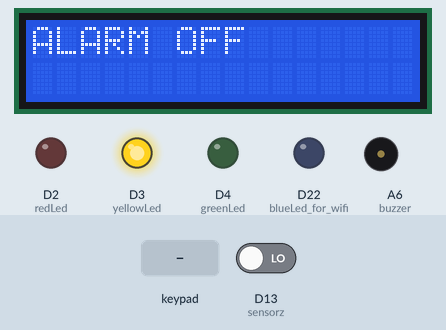
Recording of a sketch running on a simulated Arduino MKR. Shown: 16×2 character LCD, output pins drawn as LEDs (lit = HIGH), buzzer (waves = sounding). Dashed ring = blinking. The test bench sets the inputs (shaded band); at power-on: D13 (sensorz) LOW. WiFi joins after 1.5 s; servers stay silent unless stated; not simulated (calls return 0 or success): arduino_secrets.h.

Above: at 2.7 s.
2.8 s: keypad keys 1 3 9 7 * pressed 0.4 s apart
At 3.2 s:
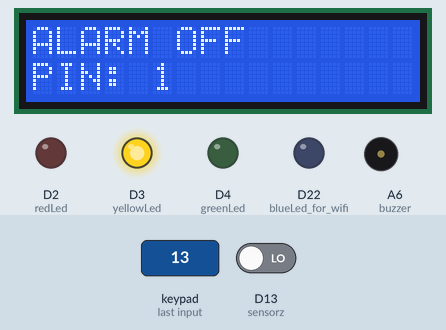
6.3 s: keypad keys 1 2 3 4 * pressed 0.4 s apart
At 8.37 s:
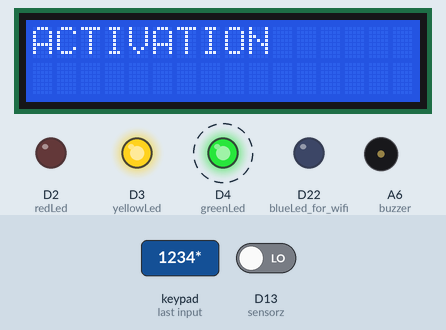
10.0 s: key '*' pressed
13.0 s: D13 (sensorz) driven HIGH
At 15.2 s:
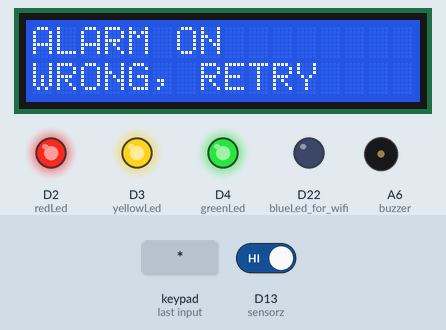
15.4 s: key '1' pressed
At 16.8 s:
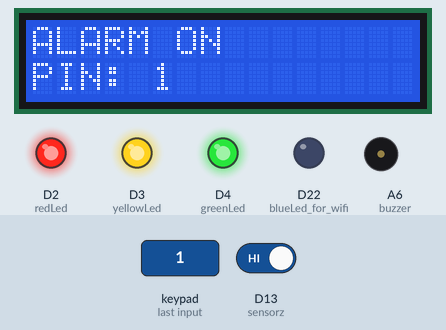
17.1 s: key 'A' pressed
At 18.1 s:
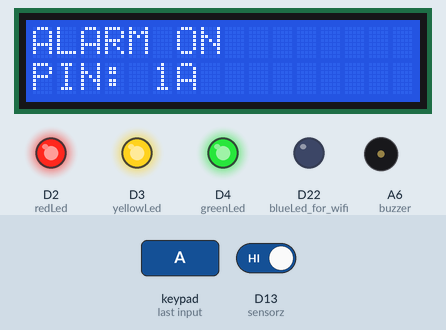
Timing chart, 0 to 19.8 s (numbered marks = the images above; inputs shaded):
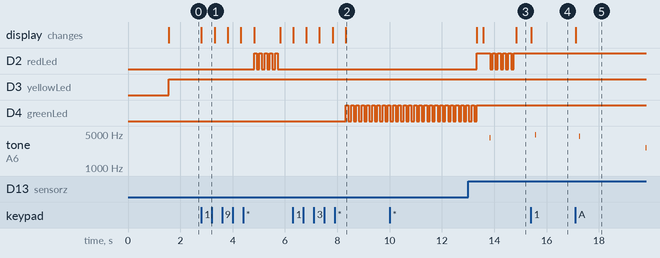

Measured:
- after the input at 2.8 s, D2 (redLed): alternates HIGH for 0.10 s and LOW for 0.10 s, 10 changes in all, then stays LOW, starting after 2.0 s; the display: changes at once (image 1)
- after the input at 6.3 s, D4 (greenLed): alternates HIGH for 0.10 s and LOW for 0.10 s, starting after 2.0 s; the display: first changes at once (image 2 shows a later state)
- after the input at 13.0 s, D3 (yellowLed): stays HIGH (without the input it goes to LOW after 0.33 s); tone on A6 (buzzer): silent → 4149 Hz after 0.84 s, → silent 0.01 s later; the display: first changes after 0.33 s (image 3 shows a later state)
- after the input at 15.4 s, tone on A6 (buzzer): silent → 4821 Hz after 0.16 s, → silent 0.01 s later; the display: changes at once (image 4)
- after the input at 17.1 s, tone on A6 (buzzer): silent → 4495 Hz after 0.16 s, → silent 0.01 s later; the display: changes at once (image 5)

The sketch:

motion_sensor_alarm_with_wifi.ino
```cpp
#include <Adafruit_Keypad.h>
#include <LiquidCrystal.h>
#include <string.h>
#include <Password.h>
#include <WiFiNINA.h>
#include "arduino_secrets.h"
#include "functions.h"
#include "customkeypad.h"
#include "wifi_http_request.h"
#include "definitions.h"
#include "states.h"

char   HOST_NAME[] = "maker.ifttt.com";
String PATH_NAME   = "/trigger/alarm_on/with/key/cXtsDENM9GH34LAdr78CzSHUpjrfQDEzmjdXFcJryeq";
String queryString = "?value1=57&value2=25";
Wifi_http_request client = Wifi_http_request(HOST_NAME, PATH_NAME, queryString, blueLed_for_wifi);

extern Password password = Password("1234");  // password
extern LiquidCrystal lcd (rs,en,d4,d3,d2,d1);

// Create a variable to store the current time
extern unsigned long currentMillis = 100; // for blink without delay funct
// Create a variable to store the previous time the LED was updated
extern unsigned long previousMillis = 0; // for blink without delay funct
unsigned long time_change_case;
unsigned long time_buzzer; // for buzzer without delay function
unsigned long time_buzzer_prev = 0; // previous time for buzzer without delay

byte rowPins[4] = {r1, r2, r3, r4}; //connect to the row pinouts of the keypad
byte colPins[4] = {c1, c2, c3, c4}; //connect to the column pinouts of the keypad
CustomKeypad customKeypad = CustomKeypad(rowPins, colPins);

int sensorData = 0; // integer value for the status of the PIR sensor
State STATE = State::OFFLINE;
State previous_STATE;

void setup()
  {
    client.begin();
    customKeypad.begin();
    Serial.begin(9600);  //Used for troubleshooting
    pinMode(sensorz, INPUT);
    pinMode(redLed, OUTPUT);
    pinMode(yellowLed, OUTPUT);
    pinMode(greenLed, OUTPUT);
    pinMode(buzzer, OUTPUT);
    pinMode(blueLed_for_wifi, OUTPUT);
    //Serial.println("sistem startup"); //Used for troubleshooting
    lcd.begin(16,2);
    lcd.setCursor(0,0);
    lcd.print("ALARM OFF");
    //client.connection();
  }


void loop()
{
  customKeypad.tick();
  switch(STATE)
  {
    case State::OFFLINE:
      {
        client.conditions_to_connect();
        digital_three_led_pins(LOW, HIGH, LOW);
        customKeypad.keypad_reading();

        if (customKeypad.is_psw_correct == 2)
        {
          STATE = State::WAITING;
          //next_STATE = State::PIR_ACTIVATED;
          previous_STATE = State::OFFLINE;
          time_change_case = millis();
          lcd_print("ACTIVATION");

        }
        else if (customKeypad.is_psw_correct == 1)
        {
          STATE = State::WAITING;
          //next_STATE = State::INCORRECT;
          previous_STATE = State::OFFLINE;
          time_change_case = millis();
          lcd_print("WRONG, RETRY");
        }
      }
    break;

    case State::WAITING:
    {
      if(previous_STATE == State::OFFLINE &&
                           customKeypad.is_psw_correct == 2)
      {
        handle_waiting(100, greenLed,
                       5000, State::PIR_ACTIVATED);
      }

      if(previous_STATE == State::OFFLINE &&
                           customKeypad.is_psw_correct == 1)
      {
        handle_waiting(100, redLed,
                       1000, State::INCORRECT);
      }

      if(previous_STATE == State::BUZZER_ACTIVATED &&
                           customKeypad.is_psw_correct == 2)
      {
        handle_waiting(100, greenLed,
                       5000, State::OFFLINE);
      }

      if(previous_STATE == State::BUZZER_ACTIVATED &&
                           customKeypad.is_psw_correct == 1)
      {
        handle_waiting(100, redLed,
                       1000, State::INCORRECT);
      }

      if(previous_STATE == State::PIR_ACTIVATED &&
                           customKeypad.is_psw_correct == 2)
      {
        handle_waiting(100, greenLed,
                       2000, State::OFFLINE);
      }

      if(previous_STATE == State::PIR_ACTIVATED &&
                           customKeypad.is_psw_correct == 1)
      {
        handle_waiting(100, redLed,
                       500, State::INCORRECT);
      }
    }
    break;

    case State::PIR_ACTIVATED:
    {
      sensorData = digitalRead(sensorz);
      if (sensorData == HIGH)
      {
        STATE = State::BUZZER_ACTIVATED;
        lcd_print("ALARM ON", 1, "BUZZER ON");
        digital_three_led_pins(HIGH, HIGH, HIGH);
      }
      else
      {
        customKeypad.keypad_reading();
        if (customKeypad.is_psw_correct == 2)
        {
          previous_STATE = State::PIR_ACTIVATED;
          time_change_case = millis();
          lcd_print("DEACTIVATION");
          STATE = State::WAITING;
        }
        else if (customKeypad.is_psw_correct == 1)
        {
          previous_STATE = State::PIR_ACTIVATED;
          time_change_case = millis();
          STATE = State::WAITING;
          lcd_print("ALARM ON", 1, "WRONG, RETRY");
        }
      }
    }
    break;

    case State::BUZZER_ACTIVATED:
    {
      customKeypad.keypad_reading();

      for(double x = 0; x < 0.92; x += 0.01)
        {  // Elegant Alarm Tone
          time_buzzer = millis();
          if (time_buzzer - time_buzzer_prev >= 1)
          {
            time_buzzer_prev = time_buzzer;
            tone(buzzer, sinh(x+8.294),   10);
          }
        }

        if (client.client_connection)
        {
          client.send_http_request();
          client.stop();
        }
      if (customKeypad.is_psw_correct == 2)
      {
        STATE = State::WAITING;
        previous_STATE = State::BUZZER_ACTIVATED;
        time_change_case = millis();
        lcd_print("DEACTIVATION");
      }
      else if (customKeypad.is_psw_correct == 1)
      {
        STATE = State::WAITING;
        previous_STATE = State::BUZZER_ACTIVATED;
        time_change_case = millis();
      }
    }
    break;

    case State::INCORRECT:
    {
      STATE = previous_STATE;
      if (previous_STATE == State::OFFLINE)
      {
        lcd_print("ALARM OFF", 1, "WRONG, RETRY");
      }

      if (previous_STATE == State::BUZZER_ACTIVATED)
      {
        lcd_print("ALARM ON", 1, "WRONG, RETRY");
      }
    }
    break;
  }

}


void handle_waiting(unsigned long blink_time,
                    int pinLed,
                    unsigned long interval_to_wait,
                    State next_STATE){
  /*
    Function for handling the passage of two states.
    In this function we make a LED blink and we wait
    some time before to pass in a new state.

    Parameters:
    ===========
    blink_time: unsigned long
                Delay time to wait to blink.

    pinLed: int
            Integer value for the LED that we want
            to blink.

    interval_to_wait: unsigned long
                      The time interval we have to wait
                      before to pass in a new state.

    next_STATE: State
                Next state in which the system goes after
                the interval_to_wait time.
  */
  currentMillis = millis();
  blink_func(currentMillis,
             previousMillis,
             blink_time,
             pinLed);
  if ((currentMillis - time_change_case) > interval_to_wait)
  {
    STATE = next_STATE;

    if (next_STATE == State::PIR_ACTIVATED)
    {
      lcd_print("ALARM ON", 1, "BUZZER OFF");
      digital_three_led_pins(LOW, LOW, HIGH);
    }

    if (next_STATE == State::INCORRECT &&
        previous_STATE == State::BUZZER_ACTIVATED)
    {
      digital_three_led_pins(HIGH, HIGH, HIGH);
    }

    if (next_STATE == State::INCORRECT &&
        previous_STATE == State::PIR_ACTIVATED)
    {
      digital_three_led_pins(LOW, LOW, HIGH);
    }

    if (next_STATE == State::OFFLINE &&
        (previous_STATE == State::PIR_ACTIVATED ||
         previous_STATE == State::BUZZER_ACTIVATED)
       )
    {
      digital_three_led_pins(LOW, HIGH, LOW);
      sensorData = LOW;
      lcd_print("ALARM OFF");
    }

    customKeypad.is_psw_correct = 0;
  }
}
```

definitions.h
```cpp
#ifndef DEFINITION_H
#define DEFINITION_H

#define sensorz 13      // pin for PIR sensor data
#define redLed 2       //  pin for red led
#define greenLed 4        // pin for green led
#define yellowLed 3    // pin for blue led
#define buzzer A6      //pin for buzzer
#define blueLed_for_wifi A7  //pin for wifi led (blue or white)
#define c4 12         //column 4 keypad
#define c3 11         //column 3 keypad
#define c2 10         //column 2 keypad
#define c1 9          //column 1 keypad
#define r4 8          //row 4 keypad
#define r3 7          //row 3 keypad
#define r2 6          //row 2 keypad
#define r1 5          //row 1 keypad
#define rs A0         //rs pin for lcd
#define en A1         //en pin for lcd
#define d4 A2         //d4 pin for lcd
#define d3 A3         //d3 pin for lcd
#define d2 A4         //d2 pin for lcd
#define d1 A5         //d1 pin for lcd

#endif
```

functions.cpp
```cpp
#include "functions.h"
extern Password password;
extern LiquidCrystal lcd;
extern unsigned long currentMillis;
extern unsigned long previousMillis;

char checkPassword(){
  /*
    Function for checking if the password inserted by the user is correct or no.
    If the password is correct, the function returns 2, if the password
    is wrong the function returns 1.

    Returns:
    ========
        char
        1 if the password is wrong, 2 if the password is correct.
  */
  if (password.evaluate()){
    //Serial.println("Success"); //Used for troubleshooting
    password.reset();
    return 2;
  }
  else{
    password.reset();
    return 1;
    }
}

void clean_line_lcd(int col, int row, String string_to_write)
{
  /*
    Function for cleaning what is displayed on one line for the LCD display
    and to write something else (string_to_write).
    The column and row are given by parameter. The string to write in the line
    is passed as parameter too.

    Parameters:
    ========
    col: int
         Integer number for the column from which we want to clean the display
         and print a new string starting from this column.

    row: int
        Integer number for the row we want to clean and print a new string.

    string_to_write: String
                     The string we want to print after the cleaning of the
                     selected row.
  */
  lcd.setCursor(col, row);
  lcd.print("                             ");
  lcd.setCursor(col, row);
  lcd.print(string_to_write);
}


void lcd_print(String first_row, bool is_there_second_row, String second_row)
{
  /*
    Function for printing on the LCD display for both the rows if necessary.
    The strings to print are passed as paramaters.
    The first row is always printed, instead the second row is optional (it
    depends on the bool is_there_second_row which the default value is equal
    to 0.)

    Parameters:
    ========
    first_row: String
               The string we want to print for the first row.

    is_there_second_row: bool, default: 0
                         Bool value that tells us if there is also the second
                         row to be printed or no. Default value is False (0).

    second_row: String, default: ""
                The string we want to pruint for the second row if the
                is_there_second_row is True (1). Default value is an empty
                string ("").
  */
  lcd.clear();
  lcd.setCursor(0, 0);
  lcd.print(first_row);
  if(is_there_second_row)
  {
    lcd.setCursor(0, 1);
    lcd.print(second_row);
  }
}

void digital_three_led_pins(bool redState, bool yellowState, bool greenState)
{
  /*
    Function for writing the status of the three LEDs.
    The function takes as input the state of the LEDs.

    Parameters:
    ========
    redState: bool
              Bool value for the red LED.

    yellowState: bool
                 Bool value for the yellow LED.

    greenState: bool
                Bool value for the green LED.
  */
  digitalWrite(redLed, redState);
  digitalWrite(yellowLed, yellowState);
  digitalWrite(greenLed, greenState);
}


void blink_func(unsigned long current,
                unsigned long delay_time,
                unsigned long previous,
                int ledPin)
{
  /*
    Function for blinking one LED.
    The function takes as input the times for the blinking
    operation (no used the delay function) and the pin
    for the LED that we want to make blink.

    Parameters:
    ========
    current: unsigned long
             This value represents the current result of
             the function millis().

    delay_time: unsigned long
                The delay time we need to wait for the blink.

    previous: unsigned long
              This value represents the previous result of
              the function millis().

    ledPin: int
            Integer value that represents the LED we want to make
            blink.

  */
  // Check if the interval has elapsed
  if (current - previous >= delay_time) {
    // Save the current time as the previous time
    previousMillis = currentMillis;
    // Toggle the LED
    digitalWrite(ledPin, !digitalRead(ledPin));
  }
}
```

functions.h
```cpp
#include <String.h>
#include <Password.h>
#include <LiquidCrystal.h>
#include "definitions.h"
#include "states.h"

#ifndef FUNCTIONS_H
#define FUNCTIONS_H
char checkPassword();
void clean_line_lcd(int col, int row, String string_to_write);
void lcd_print(String first_row, bool is_there_second_row = 0, String second_row = "");
void digital_three_led_pins(bool redState, bool yellowState, bool greenState);

void blink_func(unsigned long current,
                unsigned long delay_time,
                unsigned long previous,
                int ledPin);

#endif
```

states.h
```cpp
#ifndef STATES_H
#define STATES_H
enum class State {
  OFFLINE, // initial state
  WAITING, // waiting state
  PIR_ACTIVATED, // PIR sensor is active
  BUZZER_ACTIVATED, // BUZZER is active
  INCORRECT // password is incorrect
};
#endif
```

wifi_http_request.cpp
```cpp
#include "wifi_http_request.h"

/*
Wifi_http_request is a class for the handling of the HTTP POST request.
We find some basic function for the connection (begin, connection, stop)
and the function for sending the HTTP POST request.
*/

Wifi_http_request::Wifi_http_request(char HOST_NAME[], String PATH_NAME, String queryString, const int blueled_for_Wifi)
{
  /*
    Constructor of the class.

    Parameters:
    ============
    HOST_NAME: char*
               Host name.

    PATH_NAME: String
               Path name.

    queryString: String
                 Query string.

    blueled_for_Wifi: int
                      Integer that repreents the pin at which we have the blue (or white) LED
                      for the WiFi (if WiFI is on the LED is ON).
  */
  HOST_NAME_ = HOST_NAME;
  PATH_NAME_ = PATH_NAME;
  queryString_ = queryString;
  blueled_for_Wifi_ = blueled_for_Wifi;
  ssid = SECRET_SSID;
  pass = SECRET_PASSWORD;
}

void Wifi_http_request::connection()
{
  /*
    Method for the client connection to the Host name.
    If the connection happens the Blue (or White) LED
    is turned ON and we see a successful message on the
    Serial monitor.
    If the connection doesn't happen the Blue (or White) LED
    is OFF and we see a error message on the
    Serial monitor.
  */
  if (client.connect(HOST_NAME_, 80))
  {
    client_connection = 1;
    digitalWrite(blueled_for_Wifi_, HIGH);
    Serial.println("Connected to server");
  }
  else
  {
    digitalWrite(blueled_for_Wifi_, LOW);
    Serial.println("Connection failed");
  }
}

void Wifi_http_request::begin()
{
  /*
    Begin function for the activation of the WiFi.
  */
  WiFi.begin(ssid, pass);
}

void Wifi_http_request::send_http_request()
{
  /*
    Function for the HTTP POST request to Webhooks.
    If everything is fine we see a successfull message
    on the Serial Monitor (and also a phone call should
    arrive to the telephone).
  */
  client.println("GET " + PATH_NAME_ + queryString_ + " HTTP/1.1");
  client.println("Host: " + String(HOST_NAME_));
  client.println("Connection: close");
  client.println(); // end HTTP header

  while (client.connected()) {
    if (client.available())
    {
    // read an incoming byte from the server and print it to serial monitor:
      char c = client.read();
      Serial.print(c);
    }
  }
  Serial.print('\n');
}

void Wifi_http_request::stop()
{
  /*
    Stop function for the client.
    The client disactivation means also that the
    LED for WiFi is turned OFF.
    time_stop is used for the reconnection after the first
    HTTP POST request.
  */
  client.stop();
  client_connection = 0;
  digitalWrite(blueled_for_Wifi_, LOW);
  time_stop = millis();
}

void Wifi_http_request::conditions_to_connect(){
    /*
      Function for checking the right conditions for the
      reconnection after the first use.
      delay_time_for_reconnection is 20 seconds.
      After we trigger the system Arduino send an HTTP POST request,
      then the client is stopped and we have the disconnection from the
      server. Then we need to reconnect Arduino for another HTTP POST
      request, if necessary, but we cannot do it instantaneously, since
      the HTTP POST request cannot be performed immediately. For that reason
      the request has 20 seconds to be executed (the time for the reconnection
      that is delay_time_for_reconnection).
    */
    time_connection = millis();
    if((client_connection == 0) && ((time_connection - time_stop) > delay_time_for_reconnection))
    {
      connection();
    }
}
```

wifi_http_request.h
```cpp
#include <String.h>
#include "arduino_secrets.h"
#include <WiFiNINA.h>

#ifndef WIFIREQUEST_H
#define WIFIREQUEST_H
class Wifi_http_request{
  private:
    WiFiClient client;
    char*   HOST_NAME_;
    String PATH_NAME_;
    String queryString_;
    int blueled_for_Wifi_; //led for the wifi: if wifi is on the led is on, if wifi is off the led is of
    char* ssid;
    char* pass;
    int delay_time_for_reconnection = 20000; //delay time between the stop of the client and the next reconnection (20 seconds)
    unsigned long time_stop, time_connection; //variables for the reconnection, avoiding the delay function

  public:
    bool client_connection = 0; // if the server is connected or not
    Wifi_http_request(char* HOST_NAME, String PATH_NAME, String queryString, const int blueled_for_Wifi);
    void connection();
    void send_http_request();
    void begin();
    void stop();
    void conditions_to_connect();
};
#endif
```

Source omitted: customkeypad.cpp (3014 bytes), customkeypad.h (935 bytes)
